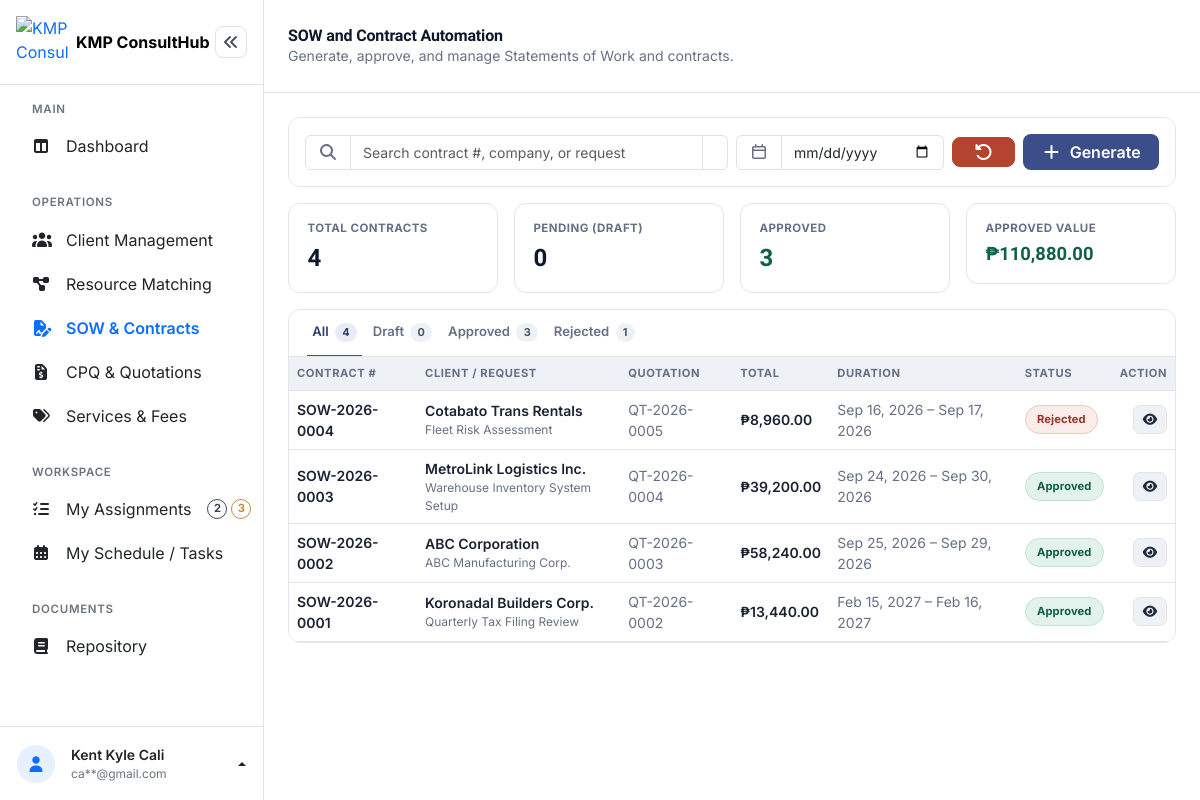
Page /staff/sow_contracts.php (signed in) on the committed database.
### tables this page shows
CREATE TABLE `contracts` (
  `contract_id` int(10) UNSIGNED NOT NULL,
  `contract_number` varchar(30) NOT NULL,
  `quotation_id` int(10) UNSIGNED NOT NULL,
  `request_id` int(10) UNSIGNED NOT NULL,
  `client_id` int(10) UNSIGNED NOT NULL,
  `scope_summary` text DEFAULT NULL,
  `terms_conditions` text DEFAULT NULL,
  `total_amount` decimal(12,2) NOT NULL DEFAULT 0.00,
  `start_date` date DEFAULT NULL,
  `end_date` date DEFAULT NULL,
  `status` enum('Draft','Pending Approval','Approved','Rejected') NOT NULL DEFAULT 'Draft',
  `prepared_by` int(10) UNSIGNED DEFAULT NULL,
  `approved_by` int(10) UNSIGNED DEFAULT NULL,
  `approved_at` timestamp NULL DEFAULT NULL,
  `created_at` timestamp NOT NULL DEFAULT current_timestamp(),
  `updated_at` timestamp NOT NULL DEFAULT current_timestamp() ON UPDATE current_timestamp(),
  `contract_file_name` varchar(255) DEFAULT NULL,
  `contract_file_path` varchar(255) DEFAULT NULL,
  `contract_file_size` int(11) DEFAULT NULL
);

CREATE TABLE `clients` (
  `client_id` int(10) UNSIGNED NOT NULL,
  `company_name` varchar(150) NOT NULL,
  `contact_person` varchar(150) NOT NULL,
  `email` varchar(150) NOT NULL,
  `contact_number` varchar(20) NOT NULL,
  `address` varchar(255) NOT NULL,
  `industry` varchar(100) DEFAULT NULL,
  `created_at` timestamp NOT NULL DEFAULT current_timestamp(),
  `updated_at` timestamp NOT NULL DEFAULT current_timestamp() ON UPDATE current_timestamp()
);

CREATE TABLE `service_requests` (
  `request_id` int(10) UNSIGNED NOT NULL,
  `client_id` int(10) UNSIGNED NOT NULL,
  `request_title` varchar(150) NOT NULL,
  `request_details` text DEFAULT NULL,
  `required_skill` varchar(100) DEFAULT NULL,
  `status` enum('New','In Progress','Completed','Cancelled') NOT NULL DEFAULT 'New',
  `assigned_to` int(10) UNSIGNED DEFAULT NULL,
  `assigned_by` int(10) UNSIGNED DEFAULT NULL,
  `created_at` timestamp NOT NULL DEFAULT current_timestamp(),
  `updated_at` timestamp NOT NULL DEFAULT current_timestamp() ON UPDATE current_timestamp()
);

CREATE TABLE `quotations` (
  `quotation_id` int(10) UNSIGNED NOT NULL,
  `quotation_number` varchar(30) NOT NULL,
  `request_id` int(10) UNSIGNED NOT NULL,
  `client_id` int(10) UNSIGNED NOT NULL,
  `project_scope` text DEFAULT NULL,
  `status` enum('Draft','Sent','Approved','Rejected') NOT NULL DEFAULT 'Draft',
  `subtotal` decimal(12,2) NOT NULL DEFAULT 0.00,
  `tax_rate` decimal(5,2) NOT NULL DEFAULT 0.00,
  `tax_amount` decimal(12,2) NOT NULL DEFAULT 0.00,
  `total_amount` decimal(12,2) NOT NULL DEFAULT 0.00,
  `valid_until` date DEFAULT NULL,
  `notes` text DEFAULT NULL,
  `prepared_by` int(10) UNSIGNED DEFAULT NULL,
  `created_at` timestamp NOT NULL DEFAULT current_timestamp(),
  `updated_at` timestamp NOT NULL DEFAULT current_timestamp() ON UPDATE current_timestamp()
);

### staff/sow_contracts.php (the view, shortened to what the rows shown need)
<?php
$pdo = getConnection();
$availableQuotationItemsStmt = $pdo->query('SELECT * FROM quotation_items ORDER BY quotation_id ASC, sort_order ASC');
$itemsByAvailableQuotation = [];
foreach ($availableQuotationItemsStmt->fetchAll() as $row) {
    $itemsByAvailableQuotation[$row['quotation_id']][] = $row;
}
$perPage    = 8;
$page       = max(1, (int) ($_GET['page'] ?? 1));
$offset     = ($page - 1) * $perPage;
$baseQuery = "FROM contracts ct
     INNER JOIN clients c ON ct.client_id = c.client_id
     INNER JOIN service_requests sr ON ct.request_id = sr.request_id
     INNER JOIN quotations q ON ct.quotation_id = q.quotation_id
     LEFT JOIN users pb ON ct.prepared_by = pb.user_id
     LEFT JOIN users ab ON ct.approved_by = ab.user_id
     WHERE 1=1";
$queryParams = [];
$listQuery = "SELECT ct.contract_id, ct.contract_number, ct.quotation_id, ct.status, ct.total_amount, ct.start_date, ct.end_date,
            ct.scope_summary, ct.terms_conditions, ct.created_at, ct.approved_at,
            c.company_name, c.contact_person, c.email, c.contact_number, c.address, c.industry,
            sr.request_title, sr.request_details, sr.required_skill,
            q.quotation_number, q.subtotal, q.tax_rate, q.tax_amount, q.valid_until AS quotation_valid_until, q.notes AS quotation_notes,
            pb.firstname AS prepared_firstname, pb.lastname AS prepared_lastname,
            ab.firstname AS approved_firstname, ab.lastname AS approved_lastname
     $baseQuery
     ORDER BY ct.created_at DESC
     LIMIT $perPage OFFSET $offset";
$contractsStmt = $pdo->prepare($listQuery);
$contractsStmt->execute($queryParams);
$contracts = $contractsStmt->fetchAll();
$revisionsByContract = [];
function contractStatusClass(string $status): string
{
    return match ($status) {
        'Approved' => 'status-approved',
        'Rejected' => 'status-rejected',
        default => 'status-draft',
    };
}
?>
<!DOCTYPE html>
<html lang="en">
<head>
<link rel="stylesheet" href="../assets/vendor/bootstrap-5.3.8/css/bootstrap.min.css">
<link rel="stylesheet" href="../assets/vendor/fontawesome-free-7.3.1/css/all.min.css">
<link rel="stylesheet" href="../assets/css/dashboard.css">
</head>
<body>
<div class="dashboard-layout d-flex">
  <div class="dashboard-main flex-grow-1" style="min-width:0;">
    <header class="dashboard-topbar bg-white d-flex align-items-center justify-content-between px-3 px-md-4">
      <div class="d-flex align-items-center gap-3">
        <div>
          <h1 class="dashboard-title h6 h5-md fw-bold mb-0">SOW and Contract Automation</h1>
        </div>
      </div>
    </header>
    <main class="dashboard-content p-3 p-md-4">
      <section class="card overflow-hidden">
        <div class="table-responsive">
          <table class="table table-hover align-middle mb-0" id="contractsTable">
            <thead>
              <tr>
                <th scope="col">Contract #</th>
                <th scope="col">Client / Request</th>
                <th scope="col" class="d-none d-md-table-cell">Quotation</th>
                <th scope="col">Total</th>
                <th scope="col" class="d-none d-lg-table-cell">Duration</th>
                <th scope="col">Status</th>
                <th scope="col" class="text-end">Action</th>
              </tr>
            </thead>
            <tbody id="contractsTableBody">
              <?php if (empty($contracts)): ?>
                <tr>
                  <td colspan="7">
                    <div class="empty-state text-center py-5">
                      <i class="fa-regular fa-file-lines fs-3 mb-2 d-block"></i>
                      <p class="small mb-0">No contracts found.</p>
                    </div>
                  </td>
                </tr>
              <?php else: ?>
                <?php foreach ($contracts as $ct): ?>
                  <tr data-status="<?= htmlspecialchars($ct['status']) ?>">
                    <td class="small fw-semibold">
                      <span class="cell-body fw-semibold"><?= htmlspecialchars($ct['contract_number']) ?></span>
                    </td>
                    <td class="small">
                      <span class="cell-body">
                        <span class="fw-semibold d-block"><?= htmlspecialchars($ct['company_name']) ?></span>
                        <span class="d-block" style="color:var(--ink-soft); font-size:.75rem;"><?= htmlspecialchars($ct['request_title']) ?></span>
                      </span>
                    </td>
                    <td class="small d-none d-md-table-cell" style="color:var(--ink-soft);">
                      <span class="cell-body"><?= htmlspecialchars($ct['quotation_number']) ?></span>
                    </td>
                    <td class="small fw-semibold">
                      <span class="cell-body fw-semibold">&#8369;<?= number_format((float) $ct['total_amount'], 2) ?></span>
                    </td>
                    <td class="small d-none d-lg-table-cell" style="color:var(--ink-soft);">
                      <span class="cell-body">
                        <?= $ct['start_date'] ? htmlspecialchars(date('M d, Y', strtotime($ct['start_date']))) : '&mdash;' ?>
                        &ndash;
                        <?= $ct['end_date'] ? htmlspecialchars(date('M d, Y', strtotime($ct['end_date']))) : '&mdash;' ?>
                      </span>
                    </td>
                    <td>
                      <span class="cell-body"><span class="status-pill <?= contractStatusClass($ct['status']) ?>"><?= htmlspecialchars($ct['status']) ?></span></span>
                    </td>
                    <td class="text-end cell-actions">
                      <span class="cell-body d-flex justify-content-end gap-1 flex-wrap">
                        <button type="button" class="btn btn-ghost btn-sm view-contract-btn" title="View contract"
                          data-contract='<?= htmlspecialchars(json_encode([
                            "contract_id" => $ct["contract_id"],
                            "number" => $ct["contract_number"],
                            "status" => $ct["status"],
                            "created_at" => $ct["created_at"] ? date('M d, Y', strtotime($ct["created_at"])) : null,
                            "company" => $ct["company_name"],
                            "contact_person" => $ct["contact_person"],
                            "email" => $ct["email"],
                            "contact_number" => $ct["contact_number"],
                            "address" => $ct["address"],
                            "industry" => $ct["industry"],
                            "request" => $ct["request_title"],
                            "request_details" => $ct["request_details"],
                            "required_skill" => $ct["required_skill"],
                            "quotation_number" => $ct["quotation_number"],
                            "subtotal" => number_format((float) $ct["subtotal"], 2),
                            "tax_rate" => rtrim(rtrim(number_format((float) $ct["tax_rate"], 2), '0'), '.'),
                            "tax_amount" => number_format((float) $ct["tax_amount"], 2),
                            "total" => number_format((float) $ct["total_amount"], 2),
                            "quotation_valid_until" => $ct["quotation_valid_until"] ? date('M d, Y', strtotime($ct["quotation_valid_until"])) : null,
                            "quotation_notes" => $ct["quotation_notes"],
                            "items" => array_map(function ($it) {
                                return [
                                    "description" => $it["description"],
                                    "quantity" => rtrim(rtrim(number_format((float) $it["quantity"], 2), '0'), '.'),
                                    "unit_price" => number_format((float) $it["unit_price"], 2),
                                    "line_total" => number_format((float) $it["line_total"], 2),
                                ];
                            }, $itemsByAvailableQuotation[$ct["quotation_id"]] ?? []),
                            "start_date" => $ct["start_date"] ? date('M d, Y', strtotime($ct["start_date"])) : null,
                            "end_date" => $ct["end_date"] ? date('M d, Y', strtotime($ct["end_date"])) : null,
                            "scope_summary" => $ct["scope_summary"],
                            "terms_conditions" => $ct["terms_conditions"],
                            "prepared_by" => trim(($ct["prepared_firstname"] ?? '') . ' ' . ($ct["prepared_lastname"] ?? '')),
                            "approved_by" => $ct["approved_firstname"] ? trim($ct["approved_firstname"] . ' ' . $ct["approved_lastname"]) : null,
                            "approved_at" => $ct["approved_at"] ? date('M d, Y', strtotime($ct["approved_at"])) : null,
                            "revisions" => array_map(function ($r) {
                                return [
                                    "note" => $r["revision_note"],
                                    "by" => trim(($r["firstname"] ?? '') . ' ' . ($r["lastname"] ?? '')),
                                    "date" => $r["created_at"] ? date('M d, Y g:i A', strtotime($r["created_at"])) : '',
                                ];
                            }, $revisionsByContract[$ct["contract_id"]] ?? []),
                          ]), ENT_QUOTES) ?>'>
                          <i class="fa-solid fa-eye"></i>
                        </button>
                      </span>
                    </td>
                  </tr>
                <?php endforeach; ?>
              <?php endif; ?>
            </tbody>
          </table>
        </div>
      </section>
    </main>
  </div>
</div>
</body>
</html>

### rows in the picture
contracts: contract_number "SOW-2026-0004", client.company_name "Cotabato Trans Rentals", request.request_title "Fleet Risk Assessment", quotation.quotation_number "QT-2026-0005", total_amount "8,960.00", start_date "Sep 16, 2026", end_date "Sep 17, 2026", status "Rejected"
contracts: contract_number "SOW-2026-0003", client.company_name "MetroLink Logistics Inc.", request.request_title "Warehouse Inventory System Setup", quotation.quotation_number "QT-2026-0004", total_amount "39,200.00", start_date "Sep 24, 2026", end_date "Sep 30, 2026", status "Approved"
contracts: contract_number "SOW-2026-0002", client.company_name "ABC Corporation", request.request_title "ABC Manufacturing Corp.", quotation.quotation_number "QT-2026-0003", total_amount "58,240.00", start_date "Sep 25, 2026", end_date "Sep 29, 2026", status "Approved"
contracts: contract_number "SOW-2026-0001", client.company_name "Koronadal Builders Corp.", request.request_title "Quarterly Tax Filing Review", quotation.quotation_number "QT-2026-0002", total_amount "13,440.00", start_date "Feb 15, 2027", end_date "Feb 16, 2027", status "Approved"

### other values in the picture
badgeCount($newAssignmentCount) "2"
badgeCount($progressAssignmentCount) "3"
$staffFullname "Kent Kyle Cali"
maskEmail($staffEmail) "ca**@gmail.com"
$totalContracts "4"
$statusCounts['Draft'] "0"
$statusCounts['Approved'] "3"
$totalApprovedValue "110,880.00"
$statusCounts['Rejected'] "1"
